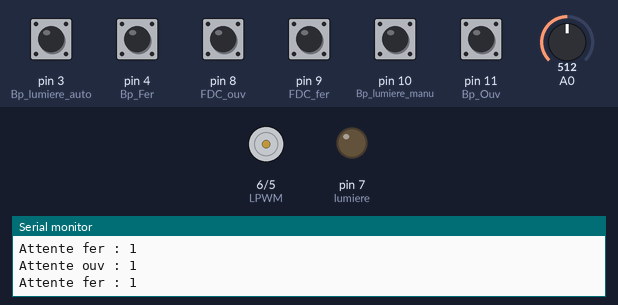
Bench run of a sketch on a simulated Arduino Uno, built with avr-gcc and run on an emulated ATmega328P. Parts: motor-driver pin pairs drawn as motors (green arrow = first pin HIGH = forward, orange = second pin HIGH = backward, longer = more drive), output pins drawn as LEDs (lit = HIGH), the last lines printed to the serial monitor. The inputs (shaded band) are chosen by the test bench; at power-on: pin 3 (Bp_lumiere_auto), pin 4 (Bp_Fer), pin 8 (FDC_ouv), pin 9 (FDC_fer), pin 10 (Bp_lumiere_manu), pin 11 (Bp_Ouv) HIGH, A0 = 512.

Above: at 1.2 s.
1.3 s: pin 4 (Bp_Fer) pulled LOW for 0.15 s
At 2.5 s:
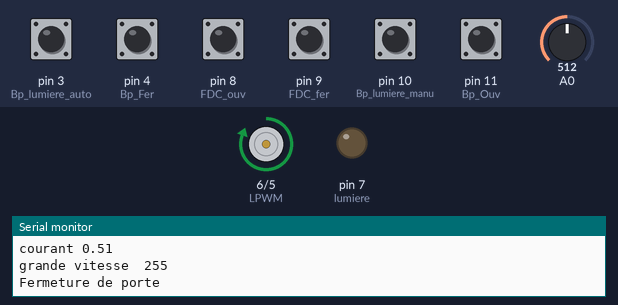
2.9 s: A0 set to 716
At 4.2 s:
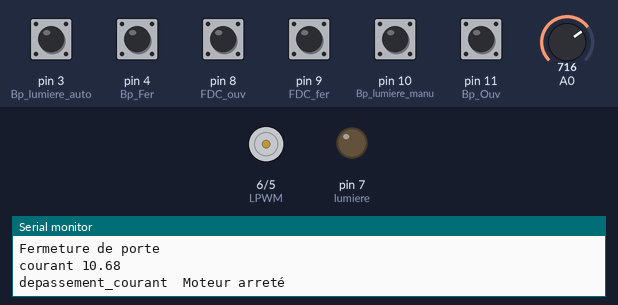
4.6 s: A0 set to 511
7.6 s: pin 9 (FDC_fer) pulled LOW for 1 s
At 8.19 s:
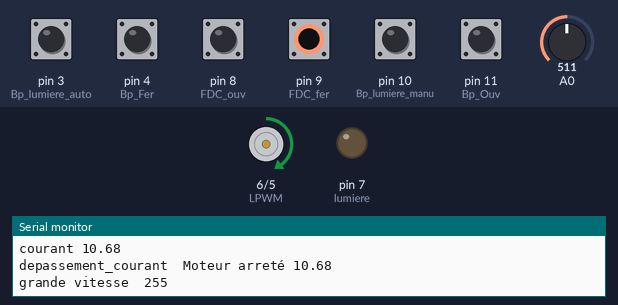
10.1 s: pin 11 (Bp_Ouv) pulled LOW for 0.15 s
At 11.1 s:
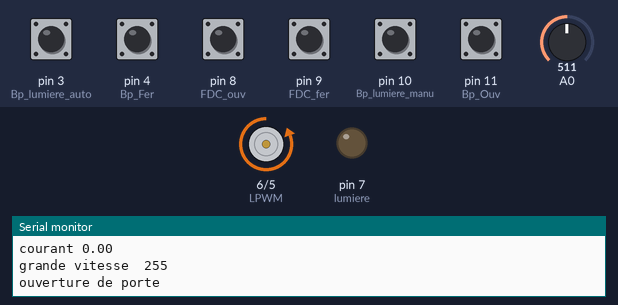
11.7 s: A0 set to 306
Timing chart, 0 to 23.5 s (numbered marks = the images above; inputs shaded):
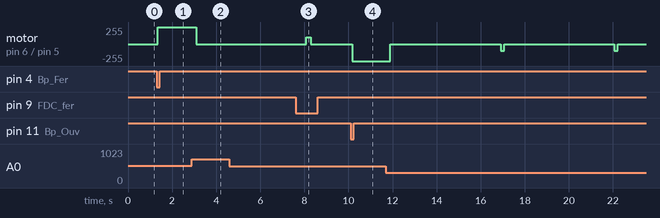

Measured:
- after the input at 1.3 s, motor on pin 6 (LPWM) / pin 5 (RPWM): stopped → forward 255/255 after 0.06 s
- after the input at 2.9 s, motor on pin 6 (LPWM) / pin 5 (RPWM): forward 255/255 → stopped after 0.19 s
- after the input at 4.6 s, every drawn part: stays the same
- after the input at 10.1 s, motor on pin 6 (LPWM) / pin 5 (RPWM): stopped → backward 255/255 after 0.07 s

The sketch:

cdePorteGarage-manu-arduino_v2.ino
```cpp
 #include <ACS712.h>

/* Connection de la carte BTS7960:
 BTS7960 Pin 1 (RPWM) vers Arduino pin 5(RPWM)vert 4 de H8
 BTS7960 Pin 2 (LPWM) vers Arduino pin 6(LPWM)blanc 3 de H8

 BTS7960 Pin 3 (R_EN) vers Arduino pin 5v (R_EN)rouge
 BTS7960 Pin 4 (L_EN) vers Arduino pin 5v (L_EN)rouge
 BTS7960 Pin 5 (R_IS)NC
 BTS7960 Pin 6 (L_IS)NC
 BTS7960 Pin 7 (VCC) vers Arduino pin 5V rouge
 BTS7960 Pin 8 (GND) vers Arduino pin GND noir

*/

//*****************************************************************

#include <ACS712.h>

float Courant_inf=0.5;
float Val_Acs=0,Echantillon=0,Moy_Val_Acs=0,Acs_712=0;
unsigned long timer;
const float sensibilite=0.100;//capteur 5A/185mv  20A/100mv  30A/66mv

//*********************************variables à parametrer****************************
int compteur_vitesse=20;// definit le temps d'ouverture/fermeture à grande vitesse
int compteur_courant=50;// definit le temps de calcul du courant
float Courant_sup;// définit le courant maximum dans le moteur
int attente;// definit le temps d'attente avant l'ouverture/fermeture
int impulsion_ouv=500;//definit l'impulsion à donner après contact sur le FDCO
int impulsion_fer=200;//definit l'impulsion à donner après contact sur le FDCF

//************************************fin *********************************************
int x;
int i;
int adc;
float sensor;
int ValVitesse;
int lumiere=7;//pin commande auto de l'eclairage à l'ouverture et fermeture
int RPWM= 5;//pin commande moteur ouverture
int LPWM= 6;//pin commande moteur fermeture
int Bp_Ouv=11;//pin commande manuelle ouv bouton poussoir ouverture
int Bp_Fer=4;//pin commande manuelle fer bouton poussoir fermeture
int Bp_lumiere_auto=3;//pin commande lumiere auto
int Bp_lumiere_manu=10;//pin commande manuelle lumiere bouton poussoir à la fermeture
int Cde_lum_auto;
int Cde_lum_manu;
int Etat_lum=0;
int FDC_ouv=8;//pin fin de course ouverture
int FDC_fer=9;//pin fin de course fermeture
int Cde_Ouv; //bouton commande ouverture
int Cde_Fer;// bouton commande fermeture
int Cde_FDC_ouv;
int Cde_FDC_fer;


//******************************************************void setup***************************************
void setup()
{
// initialisation de la communication série
 Serial.begin(9600);

 pinMode(A0, INPUT);
 pinMode(lumiere, OUTPUT);
 pinMode(Bp_Ouv, INPUT_PULLUP);
 pinMode(Bp_Fer, INPUT_PULLUP);
 pinMode(Bp_lumiere_manu, INPUT_PULLUP);
 pinMode(Bp_lumiere_auto,INPUT_PULLUP);
 pinMode (FDC_ouv, INPUT_PULLUP);
 pinMode (FDC_fer, INPUT_PULLUP);
 pinMode(RPWM, OUTPUT);
 pinMode(LPWM, OUTPUT);
//init du moteur à l'arret
 analogWrite(RPWM,0);
 analogWrite(LPWM,0);
 digitalWrite(lumiere,0);
}
//***********************************************************void loop************************************************************
void loop()
{
  Cde_Ouv= digitalRead (Bp_Ouv);
  Cde_Fer= digitalRead (Bp_Fer);

  while ((Cde_Ouv ==1)and (Cde_Fer==1)){
    Cde_Ouv= digitalRead (Bp_Ouv);
    Cde_Fer= digitalRead (Bp_Fer);
    Serial.print("Attente ouv : ");
    Serial.println(Cde_Ouv);
    Serial.print("Attente fer : ");
    Serial.println(Cde_Fer);
    Cde_lum_auto= digitalRead (Bp_lumiere_auto);
    Cde_lum_manu= digitalRead (Bp_lumiere_manu);
    Cde_FDC_ouv= digitalRead (FDC_ouv);
    Cde_FDC_fer= digitalRead (FDC_fer);
    if (Cde_lum_manu==0){
     Etat_lum=1;
     digitalWrite(lumiere,Etat_lum);}
     else if (Cde_lum_manu==1 && Cde_lum_auto==1 ){
     Etat_lum=0;}
    digitalWrite(lumiere,Etat_lum);

  }
   //***************************************************************************************************************************
  Cde_Ouv= digitalRead (Bp_Ouv);
  if (Cde_Ouv ==0){
 Serial.print("Cde_Ouv : ");
 Serial.println (Cde_Ouv);
 Cde_ouverture_porte();
}
  //***************************************************************************************************************************
Cde_Fer= digitalRead (Bp_Fer);
if (Cde_Fer==0){
 Serial.print("Cde_Fer : ");
 Serial.println (Cde_Fer);
Cde_fermeture_porte();
}
}
//**************************************************commande ouverture grande vitesse **********************
void Cde_ouverture_porte(){
  Cde_FDC_ouv= digitalRead (FDC_ouv);
  if (Cde_FDC_ouv==0){
  analogWrite(RPWM,0);
  return;
  }
  delay (attente);
 Cde_lum_auto= digitalRead (Bp_lumiere_auto);
  if (Cde_lum_auto==0){
  Etat_lum=1;
  digitalWrite(lumiere,Etat_lum);
  }

   ValVitesse=255;
   Courant_sup=3.0;
 for (i = 0; i <= compteur_vitesse; i++){
  analogWrite(RPWM,ValVitesse);
  Serial.println("ouverture de porte");
  delay (30);
  Calcul_Courant();
  Serial.print ("grande vitesse  ");
  Serial.println( ValVitesse);
  }
 //*******************************************commande ouverture petite vitesse**********************************************
  ValVitesse=100;
  Courant_sup=1.3;
  analogWrite(RPWM,ValVitesse);
 Cde_FDC_ouv= digitalRead (FDC_ouv);
 while (Cde_FDC_ouv==1){
  analogWrite(RPWM,ValVitesse);
  Calcul_Courant();
  Serial.print( "petite vitesse : ");
  Serial.println( ValVitesse);
  Cde_FDC_ouv= digitalRead (FDC_ouv);
  Serial.println(Cde_FDC_ouv);
  }
 Serial.println("la porte est ouverte ");
 analogWrite(RPWM,0);
 Cde_lum_auto= digitalRead (Bp_lumiere_auto);
// Cde_FDC_ouv= digitalRead (FDC_ouv);
 delay (impulsion_ouv);
  if(Cde_lum_auto==0){
    Etat_lum=1;
    digitalWrite(lumiere,Etat_lum);}
 }

//**************************************************commande fermeture grandevitesse**********************²
void Cde_fermeture_porte(){
Cde_lum_auto= digitalRead (Bp_lumiere_auto);
 if(Cde_lum_auto==0){
  Etat_lum=0;
  digitalWrite(lumiere,Etat_lum);}
 Cde_FDC_fer= digitalRead (FDC_fer);
  if (Cde_FDC_fer==0){
  analogWrite(LPWM,0);
  return;
  }
  delay(attente);
  ValVitesse=255;
  Courant_sup=3.0;
  for (i = 0; i <= compteur_vitesse; i++){
  analogWrite(LPWM,ValVitesse);
  Serial.println("Fermeture de porte");
  delay(30);
  Calcul_Courant();
  Serial.print ("grande vitesse  ");
  Serial.println( ValVitesse);
  }
 //*******************************************commande fermeture petite vitesse**********************************************
  ValVitesse=100;
  Courant_sup=1.3;
  analogWrite(LPWM,ValVitesse);
 Cde_FDC_fer= digitalRead (FDC_fer);
  while (Cde_FDC_fer==1){
  analogWrite(LPWM,ValVitesse);
  Calcul_Courant();
  Serial.print( "petite vitesse : ");
  Serial.println( ValVitesse);
  Cde_FDC_fer= digitalRead (FDC_fer);
  Serial.println(Cde_FDC_fer);
  }
 delay(impulsion_fer);
 Serial.println("la porte est fermee ");
 analogWrite(LPWM,0);
  }
//************************************************************calcul du courant**********************************************

void Calcul_Courant(){

for ( x = 0; x <= compteur_courant; x++){ //boucle de  50 Echanillons
  adc = analogRead (A0);//lecture du courant sur A0
  delay (3); // attente avant prochain
  Echantillon = Echantillon + adc;
   }
  adc=Echantillon/compteur_courant;//moyenne des echantillons
  Acs_712 = ((2.5 - (adc * (5.0 / 1023.0))) /sensibilite);// calcul du courant
  Acs_712=abs(Acs_712);
  Echantillon=0,adc=0;

  if (Acs_712 < Courant_inf){
    Acs_712=0.0;
    }
  Serial.print( "courant ");
  Serial.println( Acs_712);
  if ((Acs_712 >Courant_sup)) {
    i=compteur_vitesse;
    analogWrite(LPWM,0);
    analogWrite(RPWM,0);
  Serial.print( "depassement_courant  Moteur arreté ");
  delay(5000);
  Serial.println( Acs_712);
   }
     }
```
